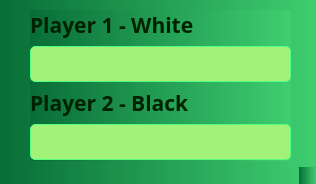
<?xml version="1.0" encoding="UTF-8"?>
<ui version="4.0">
 <class>Player_Window</class>
 <widget class="QMainWindow" name="Player_Window">
  <property name="geometry">
   <rect>
    <x>0</x>
    <y>0</y>
    <width>316</width>
    <height>184</height>
   </rect>
  </property>
  <property name="sizePolicy">
   <sizepolicy hsizetype="Fixed" vsizetype="Fixed">
    <horstretch>0</horstretch>
    <verstretch>0</verstretch>
   </sizepolicy>
  </property>
  <property name="windowTitle">
   <string>Entry Player's Name</string>
  </property>
  <property name="windowIcon">
   <iconset>
    <normaloff>Icons/chess-clock.svg</normaloff>Icons/chess-clock.svg</iconset>
  </property>
  <property name="styleSheet">
   <string notr="true">background-color: qlineargradient(spread:reflect, x1:0, y1:0, x2:1, y2:0, stop:0 rgba(8, 109, 55, 255), stop:1 rgba(63, 206, 112, 255));
color: rgb(0, 34, 0);</string>
  </property>
  <widget class="QWidget" name="centralwidget">
   <widget class="QWidget" name="">
    <property name="geometry">
     <rect>
      <x>30</x>
      <y>10</y>
      <width>261</width>
      <height>151</height>
     </rect>
    </property>
    <layout class="QVBoxLayout" name="verticalLayout">
     <item>
      <widget class="QLabel" name="Player_1">
       <property name="font">
        <font>
         <family>Georgia Pro Cond Black</family>
         <pointsize>16</pointsize>
         <bold>true</bold>
        </font>
       </property>
       <property name="styleSheet">
        <string notr="true"/>
       </property>
       <property name="text">
        <string>Player 1 - White</string>
       </property>
      </widget>
     </item>
     <item>
      <widget class="QLineEdit" name="Player_1_lineEdit">
       <property name="font">
        <font>
         <family>Georgia Pro</family>
         <pointsize>14</pointsize>
         <italic>true</italic>
        </font>
       </property>
       <property name="styleSheet">
        <string notr="true">background-color:rgb(162, 241, 120);
border: 1px solid rgb(85, 255, 127);
padding: 6px 8px;
        border-radius: 5px;
color: rgb(25, 33, 19)
</string>
       </property>
      </widget>
     </item>
     <item>
      <widget class="QLabel" name="Player_2">
       <property name="font">
        <font>
         <family>Georgia Pro Black</family>
         <pointsize>16</pointsize>
         <bold>true</bold>
        </font>
       </property>
       <property name="text">
        <string>Player 2 - Black</string>
       </property>
      </widget>
     </item>
     <item>
      <widget class="QLineEdit" name="Player_2_lineEdit">
       <property name="font">
        <font>
         <family>Georgia Pro</family>
         <pointsize>14</pointsize>
         <italic>true</italic>
        </font>
       </property>
       <property name="styleSheet">
        <string notr="true">background-color:rgb(162, 241, 120);
border: 1px solid rgb(85, 255, 127);
padding: 6px 8px;
        border-radius: 5px;
color: rgb(25, 33, 19)
</string>
       </property>
      </widget>
     </item>
    </layout>
   </widget>
  </widget>
  <widget class="QStatusBar" name="statusbar"/>
 </widget>
 <resources/>
 <connections/>
</ui>
